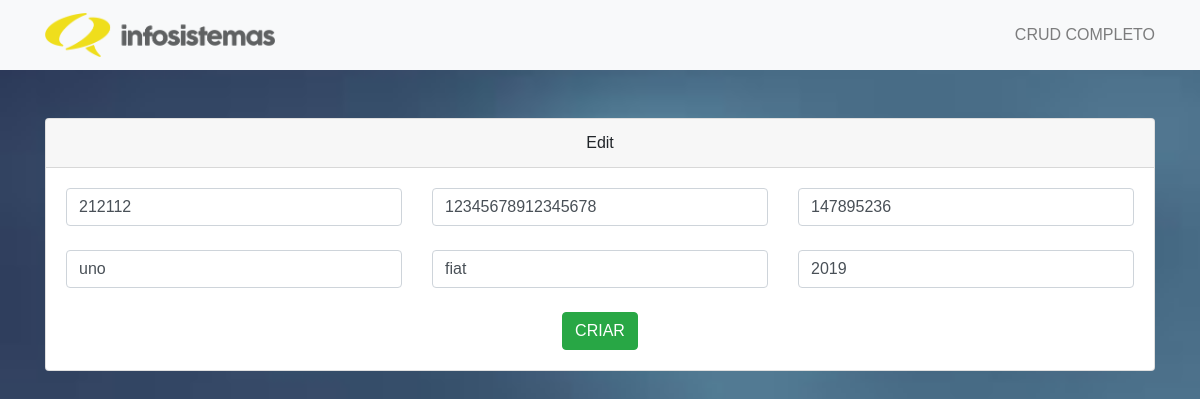
The app's page /edit.php?id=4 with its own data.
### tables this page shows
CREATE TABLE `carros` (
  `id` int(11) NOT NULL,
  `placa` int(11) NOT NULL,
  `chassi` char(17) NOT NULL,
  `renavam` char(9) NOT NULL,
  `modelo` varchar(100) NOT NULL,
  `marca` varchar(50) NOT NULL,
  `ano` int(11) NOT NULL
);

### edit.php (the view, shortened to what this page needs)
<?php
include_once("config.php");
?>
<?php
$id = $_GET['id'];
$result = mysqli_query($mysqli, "SELECT * FROM carros WHERE id=$id");
while($res = mysqli_fetch_array($result))
{
    $placa = $res['placa'];
    $chassi = $res['chassi'];
    $renavam = $res['renavam'];
    $modelo = $res['modelo'];
    $marca = $res['marca'];
    $ano = $res['ano'];
}
?>
<!DOCTYPE html>
<html lang="pt-br">
  <head>
    <link rel="stylesheet" href="https://stackpath.bootstrapcdn.com/bootstrap/4.3.1/css/bootstrap.min.css">
    <link href="estilo.css" rel="stylesheet">
  </head>
  <body>
    <nav class="navbar navbar-expand-lg navbar-light bg-light">
      <div class="container">
        <a href="index.html" class="navbar-brand"><img src="imagens/logo_infosistemas.png" width="230"></a>
        <div class="collapse navbar-collapse d-flex justify-content-end" style="flex-grow: 0" id="navbarText">
          <span class="navbar-text">
            CRUD COMPLETO
          </span>
        </div>
      </div>
    </nav>
    <div class="container">
      <div class="card text-center mt-5">
        <div class="card-header">
          Edit
        </div>
        <div class="card-body">
        <form action="edit.php" method="post">
            <div class="row">
              <div class="col">
                <input type="text" name="placa" id="placa" class="form-control" required placeholder="Placa" value="<?= $placa;?>">
              </div>
              <div class="col">
                <input type="text" name="chassi" id="chassi" class="form-control" required placeholder="Chassi" value="<?= $chassi;?>">
              </div>
              <div class="col">
                <input type="text" name="renavam" id="renavam" class="form-control" required placeholder="Renavam" value="<?= $renavam;?>">
              </div>
            </div>
            <br>
            <div class="row">
              <div class="col">
                <input type="text" name="modelo" id="modelo" class="form-control" required placeholder="Modelo" value="<?= $modelo;?>">
              </div>
              <div class="col">
              <input type="text" name="marca" id="marca" class="form-control" required placeholder="Marca" value="<?= $marca;?>">
              </div>
              <div class="col">
                <input type="number" max="2020" name="ano" id="ano" class="form-control" required placeholder=" Ano" value="<?= $ano;?>">
              </div>
            </div>
            <br>
            <button type="submit" name="editar" class="btn btn-success">CRIAR</button>
        </form>
        </div>
      </div>
    </div>
  </body>
</html>

### estilo.css (style rules this page uses)
html, body, .capa { height: 100%; overflow: auto; }
body { background: url('imagens/background.jpg'); background-repeat: no-repeat; background-position: center; background-repeat: no-repeat; background-size: cover; background-attachment: fixed; font-family: Helvetica,Arial,sans-serif; overflow-x: hidden; }

### records on screen
carros: placa "212112", chassi "12345678912345678", renavam "147895236", modelo "uno", marca "fiat", ano "2019"
